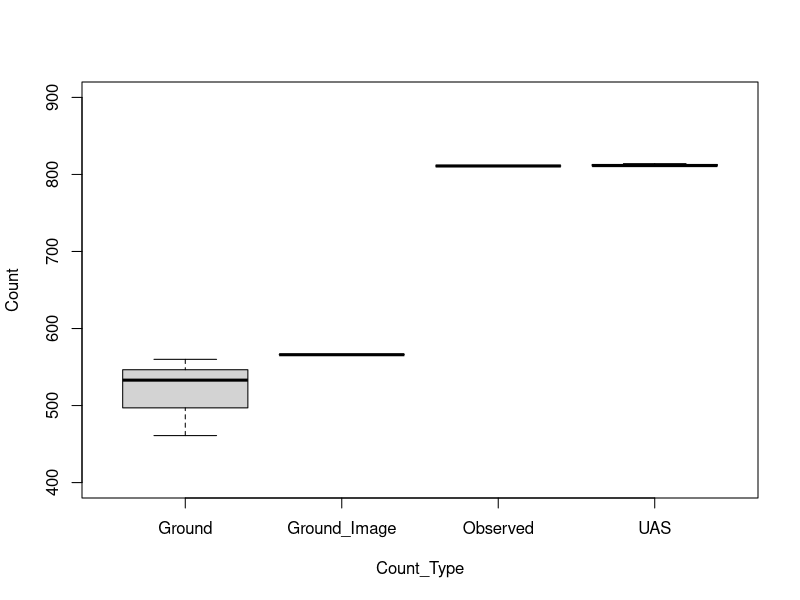
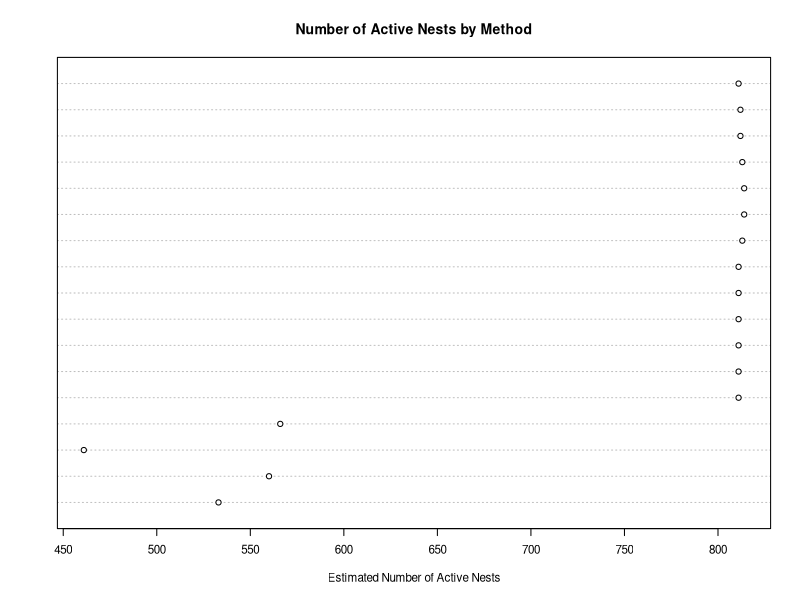
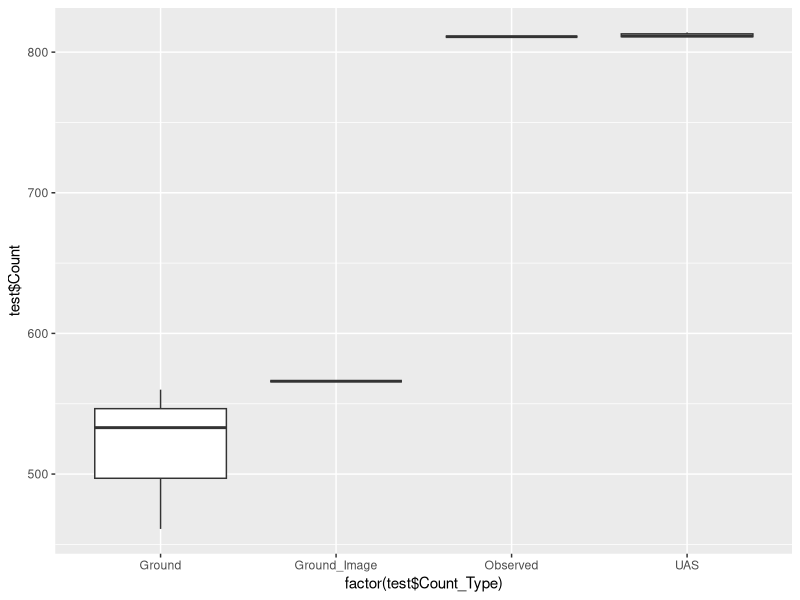
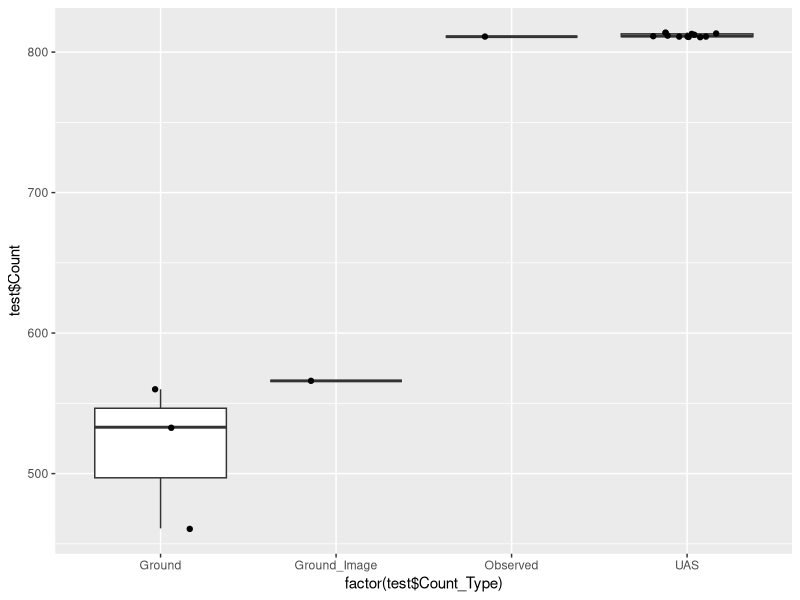
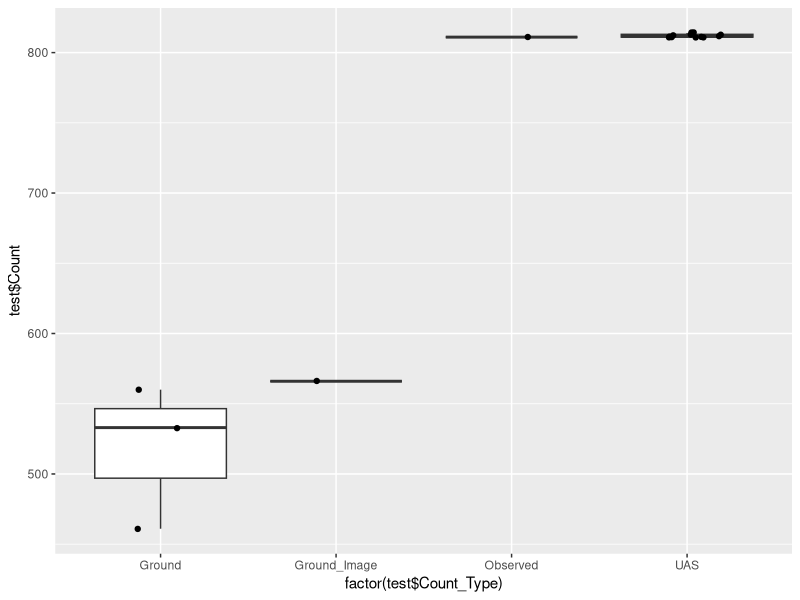
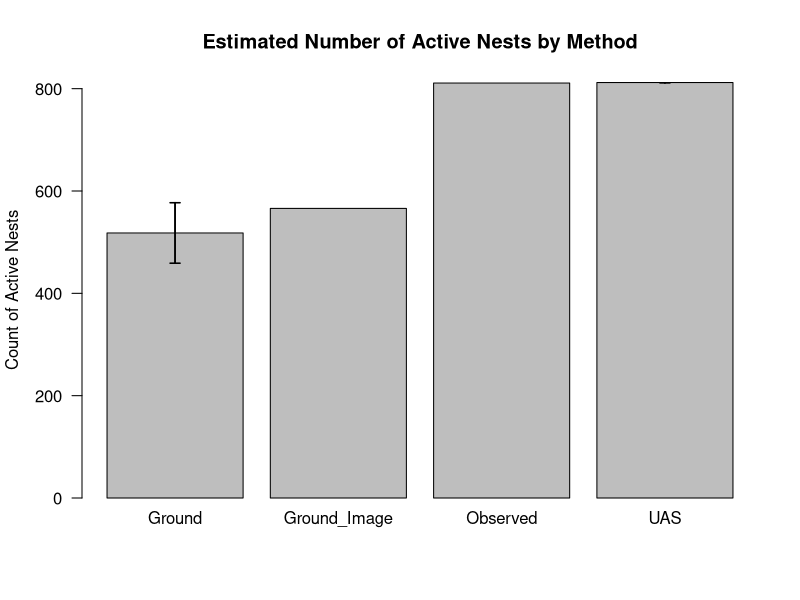
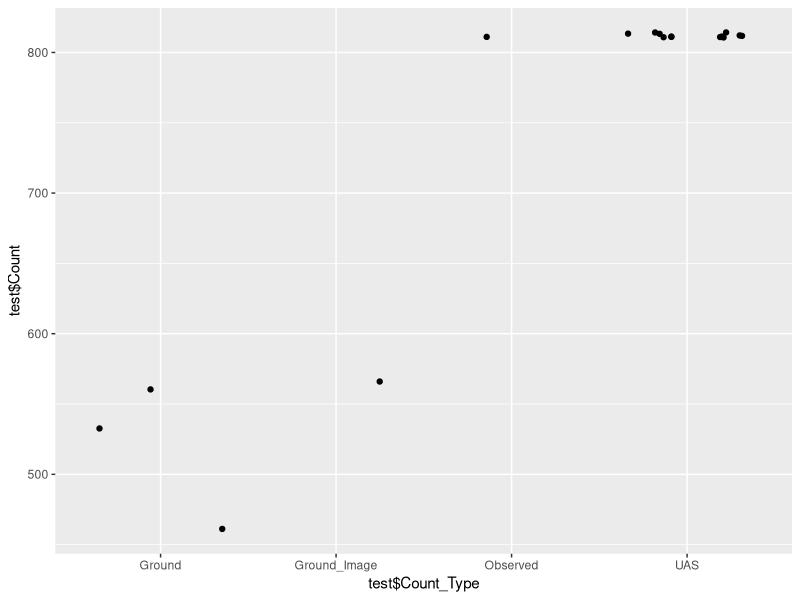
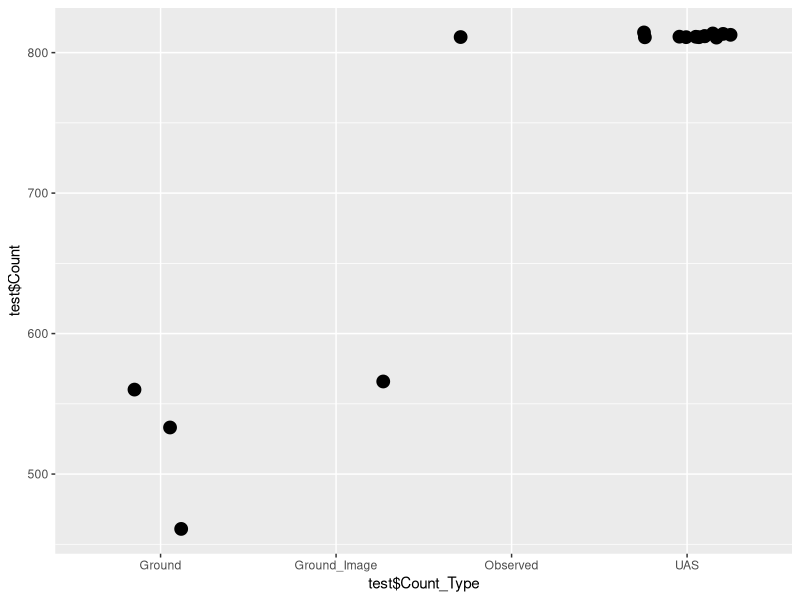

Write the R code that produced these figures, in order.
## Test Figures for Anaho UAS
install.packages("ggplot2")
install.packages("plyr")
library(ggplot2)
library(plyr)
library(reshape2)

setwd("C:\\Users\\sd1249\\Documents\\Sharon\\Thesis\\Anaho_UAS\\Data\\Nesttracker\\nesttracker")
test<-read.csv("test_data.csv")
test

boxplot(Count ~ Count_Type, data=test, ylim=c(400, 900))

x<-test$Sub_Type

dotchart(test$Count,labels=row.names(x),cex=.7,
         main="Number of Active Nests by Method", 
         xlab="Estimated Number of Active Nests")

###################################################################################################
# fun with boxplots in ggplot
#http://www.zijdeman.nl/files/r_examples/boxplot_example.html

x<-ggplot(test, aes(factor(test$Count_Type), test$Count))
x1<- x + geom_boxplot(outlier.shape=3)
x1
x1 + geom_point(position = position_jitter(width = 0.2))
x2 <- x + geom_boxplot(outlier.colour = NA)
x2 + geom_point(position = position_jitter(width = 0.2))

##############################################################################################
# test some barplot code
#http://www.r-bloggers.com/building-barplots-with-error-bars/

test.means <- aggregate(test$Count,
                    by = list(method = test$Count_Type),
                    FUN = function(x) c(mean = mean(x), sd = sd(x),
                                        n = length(x)))

test.means <- do.call(data.frame, test.means)
test.means$se <- test.means$x.sd / sqrt(test.means$x.n)
colnames(test.means) <- c("Count_Type", "mean", "sd", "n", "se")
test.means$names <- c(paste(test.means$Count_Type))


plotTop <- max(test.means$mean) +
  test.means[test.means$mean == max(test.means$mean), 5] * 3

barCenters <- barplot(height = test.means$mean,
                      names.arg = test.means$names,
                      beside = true, las = 2,
                      ylim = c(0, plotTop),
                      cex.names = 0.75, xaxt = "n",
                      main = "Estimated Number of Active Nests by Method",
                      ylab = "Count of Active Nests",
                      border = "black", axes = TRUE)

# Specify the groupings. We use srt = 45 for a
# 45 degree string rotation
text(x = barCenters, y = par("usr")[1] - 0, srt = 0,
     adj = c(0.5,2), labels = test.means$names, xpd = TRUE)

segments(barCenters, test.means$mean - test.means$se * 2, barCenters,
         test.means$mean + test.means$se * 2, lwd = 1.5)

arrows(barCenters, test.means$mean - test.means$se * 2, barCenters,
       test.means$mean + test.means$se * 2, lwd = 1.5, angle = 90,
       code = 3, length = 0.05)


###############################################################################3
#strip charts in ggplot2

#using "test" data: all count methods ground and aerial 
ggplot(test, aes(x=test$Count_Type, y= test$Count)) + geom_jitter()
# Change the position
# 0.3 : degree of jitter in x direction
strip<-ggplot(test, aes(x=test$Count_Type, y= test$Count)) + 
  geom_jitter(position=position_jitter(0.3), size=4)
strip
#try it flipped
stripflip<-strip + coord_flip()
stripflip

#add some stats
stripmean<-strip + stat_summary(fun.y=mean, geom="point", shape=18,
             size=4, color="red")
stripmean

# stripchart using kappa stats
test2<-read.csv("test_data2.csv")
test2
stripstats<-ggplot(test2, aes(x=test2$Method, y= test2$Kappa)) + 
  geom_jitter(position=position_jitter(0.3), size=4)
stripstats

test3<-read.csv("test_data3.csv")
test3
stripstats2<-ggplot(test3, aes(x=test3$Stat, y= test3$X3image)) + 
  geom_jitter(position=position_jitter(0.3), size=4)
stripstats2
